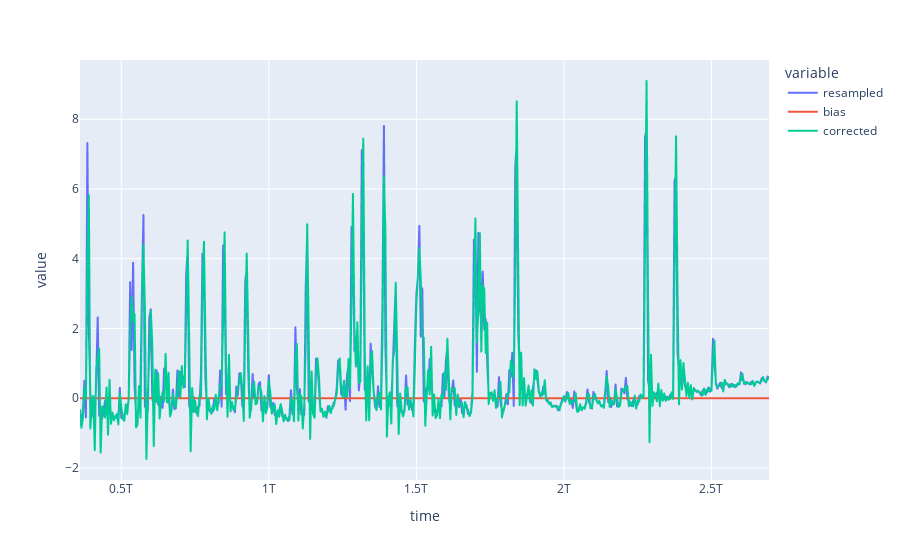

The code cell stored with this chart in its notebook:
### Markdown cell above
Filtrage des hautes fréquences et suppression du biais :

### Code cell
if (NOISE_FREQ is None):
    newdf['corrected'] = newdf['resampled'] - newdf['bias']
else :
    newdf['corrected'] = butter_lowpass_filter(newdf['resampled'], NOISE_FREQ, 1/PERIOD*1000) # on perd la hauteur relative entre les pics parfois
    newdf['corrected'] = newdf['corrected'] - newdf['bias']
newdf.plot()

### Figure 1 — Plotly figure (JSON) as saved in the notebook; plotly's stock layout.template omitted (floating-point values rounded to 4 significant figures; data arrays with more than 128 entries replaced by an {"elided": "..."} marker saying what was removed)
{"data": [{"hovertemplate": "variable=resampled<br>time=%{x}<br>value=%{y}<extra></extra>", "legendgroup": "resampled", "line": {"color": "#636efa", "dash": "solid"}, "mode": "lines", "name": "resampled", "showlegend": true, "type": "scattergl", "x": {"elided": "468 int values"}, "xaxis": "x", "y": {"elided": "468 float values"}, "yaxis": "y"}, {"hovertemplate": "variable=bias<br>time=%{x}<br>value=%{y}<extra></extra>", "legendgroup": "bias", "line": {"color": "#EF553B", "dash": "solid"}, "mode": "lines", "name": "bias", "showlegend": true, "type": "scattergl", "x": {"elided": "468 int values"}, "xaxis": "x", "y": {"elided": "468 float values"}, "yaxis": "y"}, {"hovertemplate": "variable=corrected<br>time=%{x}<br>value=%{y}<extra></extra>", "legendgroup": "corrected", "line": {"color": "#00cc96", "dash": "solid"}, "mode": "lines", "name": "corrected", "showlegend": true, "type": "scattergl", "x": {"elided": "468 int values"}, "xaxis": "x", "y": {"elided": "468 float values"}, "yaxis": "y"}], "layout": {"legend": {"title": {"text": "variable"}, "tracegroupgap": 0}, "margin": {"t": 60}, "xaxis": {"anchor": "y", "domain": [0, 1], "title": {"text": "time"}}, "yaxis": {"anchor": "x", "domain": [0, 1], "title": {"text": "value"}}}}
